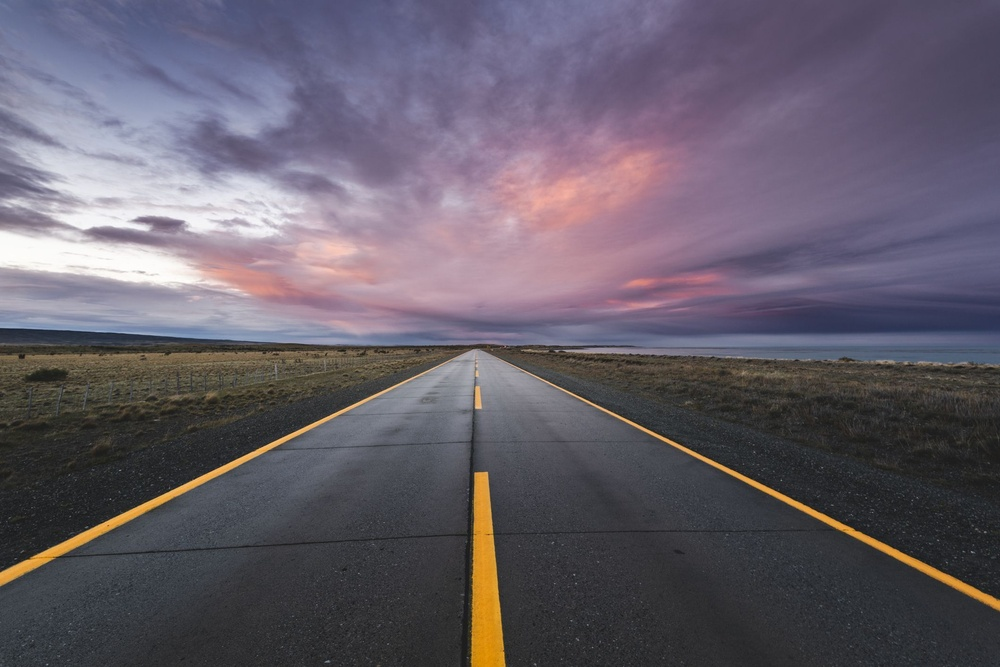
#> input picture hw3_watershed/road.jpg, 1000 x 667 px, shrunk from 2119 x 1414 before the run, found by its file name
$ python watershed.py
#> lines starting #> are read from the running program, lines starting #| are printed output that depends on the picture; after the words box and inside, x2 and y2 are one past the last pixel; in counts of white or black regions, pixels touching at a corner belong together
#!/usr/bin/env python3
# -*- coding: utf-8 -*-
"""
Created on Sat Mar 20 01:03:03 2021

@author: jack850208
"""
#import numpy as np
import cv2 as cv


# load image
img = cv.imread(r"test/road.jpg")
#> img is the input picture: shape (667, 1000, 3); mean B, G, R 105.2, 93.4, 100.3

# load marker image
marker = cv.imread(r"test/road_edit.jpg")
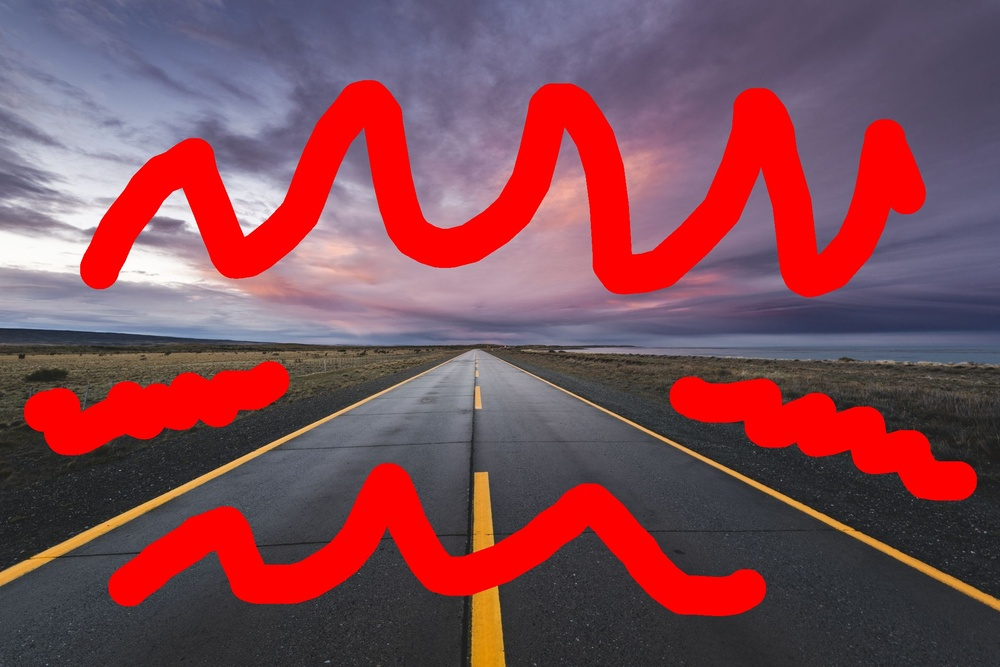
#> input picture hw3_watershed/road_edit.jpg, 1000 x 667 px, shrunk from 2119 x 1414 before the run, found by its file name
#> marker is the input picture: shape (667, 1000, 3); mean B, G, R 84.8, 75.1, 128.4

"""
  fetch only mark pattern(pattern color in white)
from marker image
"""
# fetch marker

marker = cv.subtract(marker, img) # get marker by user draw
marker = cv.cvtColor(marker, cv.COLOR_BGR2GRAY) # convert marker to gray
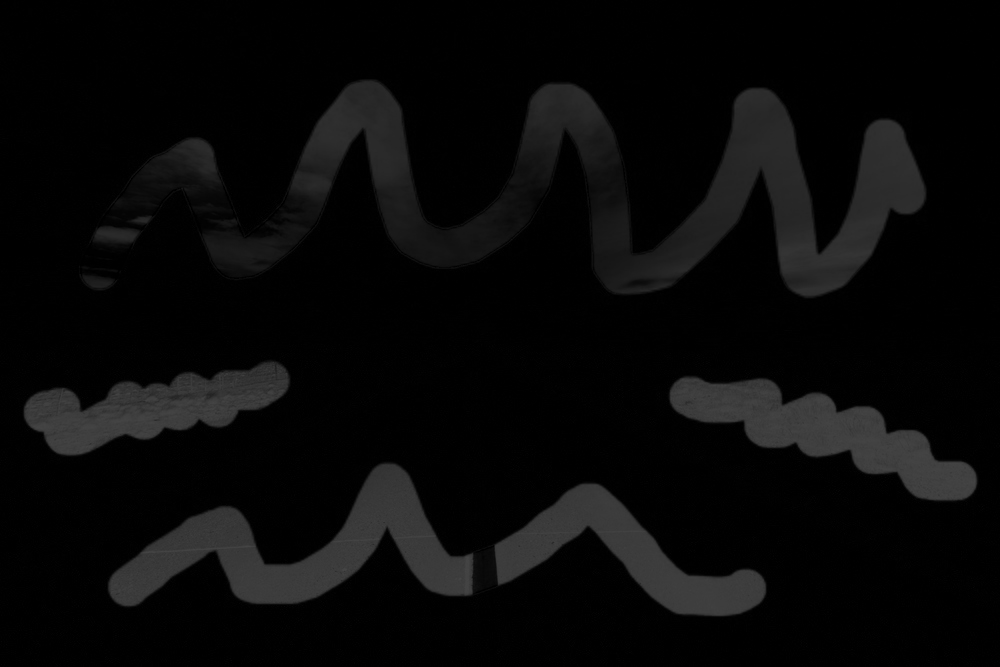
#> marker: shape (667, 1000); min 0, max 69, mean 8.8
ret, marker = cv.threshold(marker,50,255,cv.THRESH_BINARY)#let marke image only contain 0 or 255
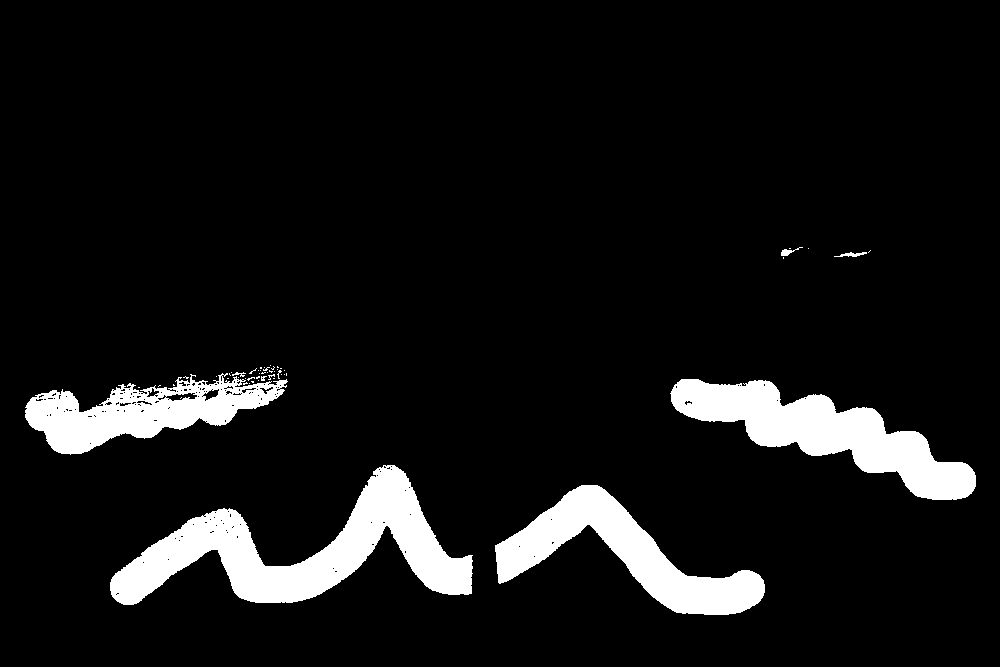
#> marker: shape (667, 1000); 8.3% white; 52 white regions (45 under 20 px), largest, box (x1, y1, x2, y2) and area: (110, 465, 473, 605) 18623, (670, 379, 976, 500) 14240, (495, 485, 765, 615) 12054
fg = marker.copy() # marker's front image
bg = marker.copy() # marker's background image

# fetch background image in white
bg[bg == 255] = 0
#> bg: shape (667, 1000); 8.28% of pixels changed, all inside (x1, y1, x2, y2) = (25, 247, 976, 615)
bg[fg == 0] = 255

"""  mark the marker in front image:
------ note -----------
    0 is mark as unknown region
   integer number denote as 'N':
     N > 0, N = 1, 2, 3, ......

"""
ret, marker = cv.connectedComponents(fg)
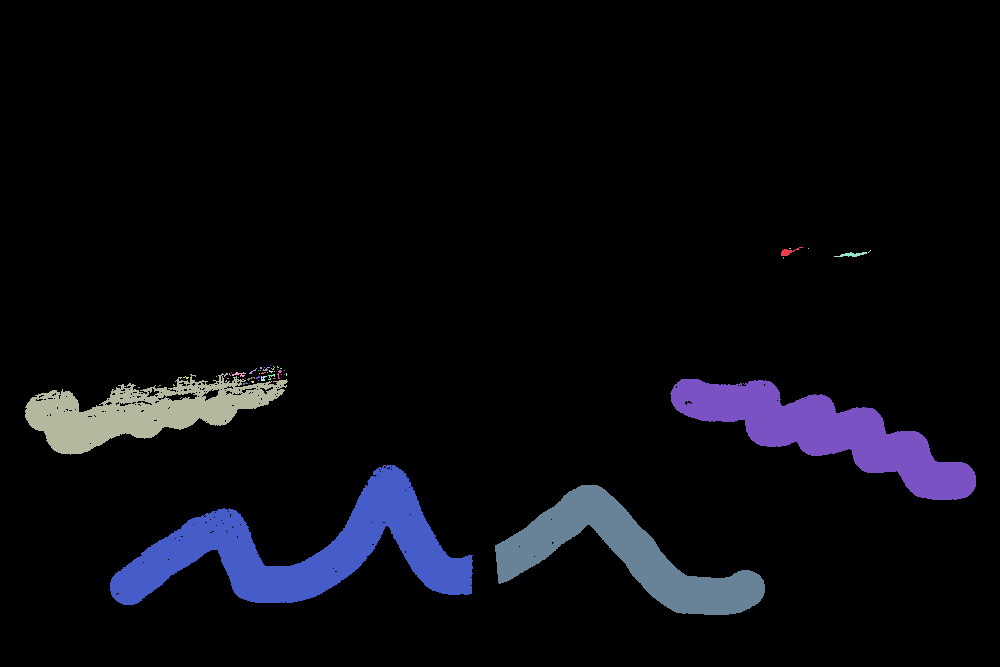
#> marker: shape (667, 1000) int32; 53 distinct labels, from 0 to 52; one colour per label, 0 black
#> ret = 53
marker = cv.watershed(img,marker)
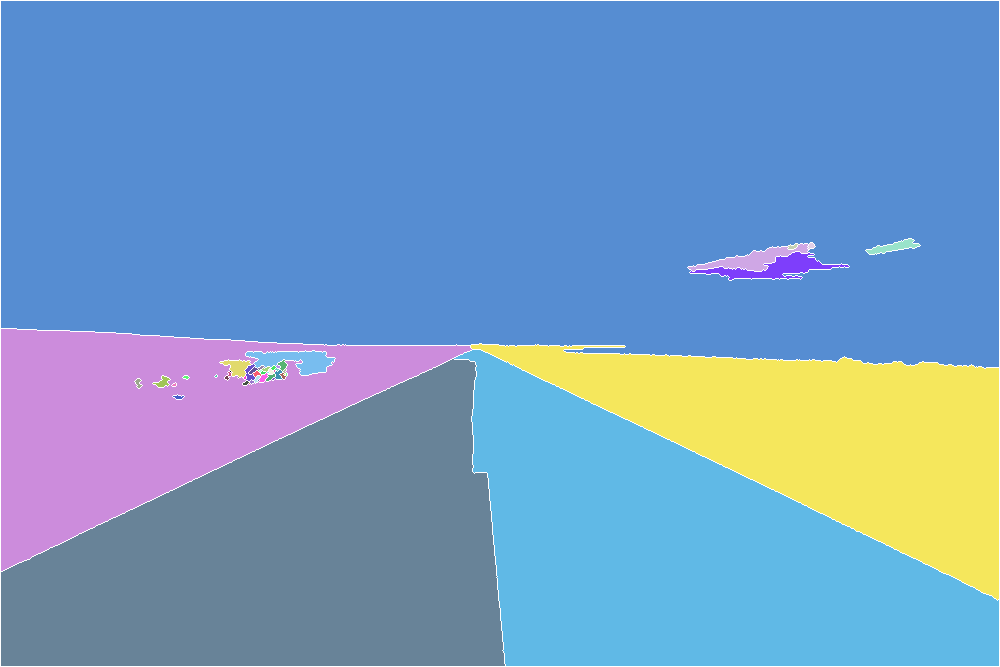
#> marker: shape (667, 1000) int32; 54 distinct labels, from -1 to 52; one colour per label, 0 black, -1 white

# mark the edge with user set color
img[marker == -1] = [0, 0, 255]
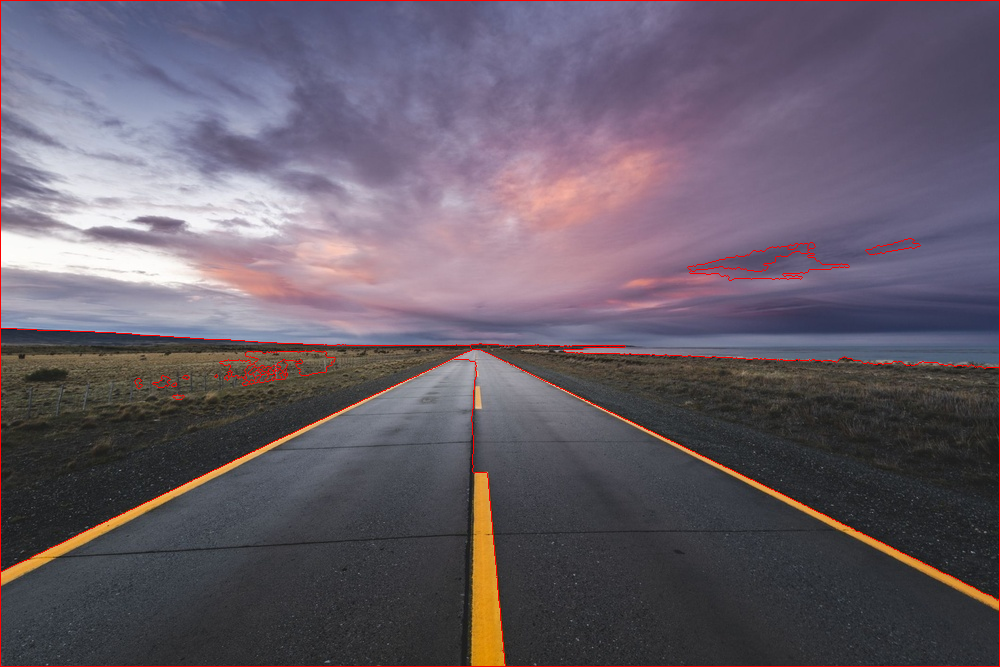
#> img: shape (667, 1000, 3); 1.07% of pixels changed, all inside (x1, y1, x2, y2) = (0, 0, 1000, 667)

# write image to file
cv.imwrite('test/marker.jpeg', marker)
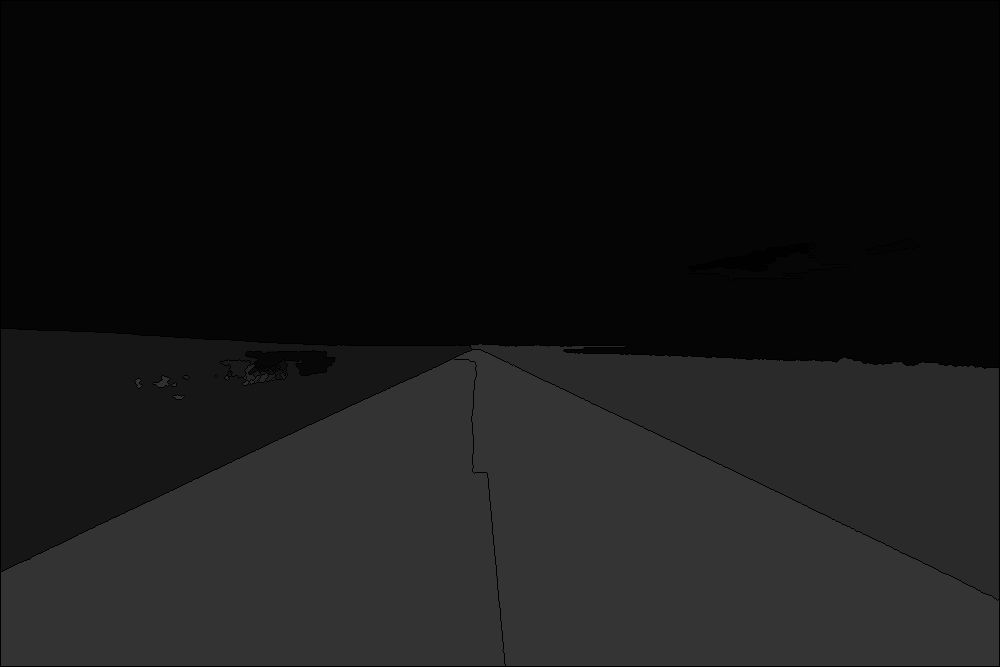
#> saved as marker.jpeg: shape (667, 1000); min 0, max 52, mean 23.5
cv.imwrite('test/water.jpeg', img)
